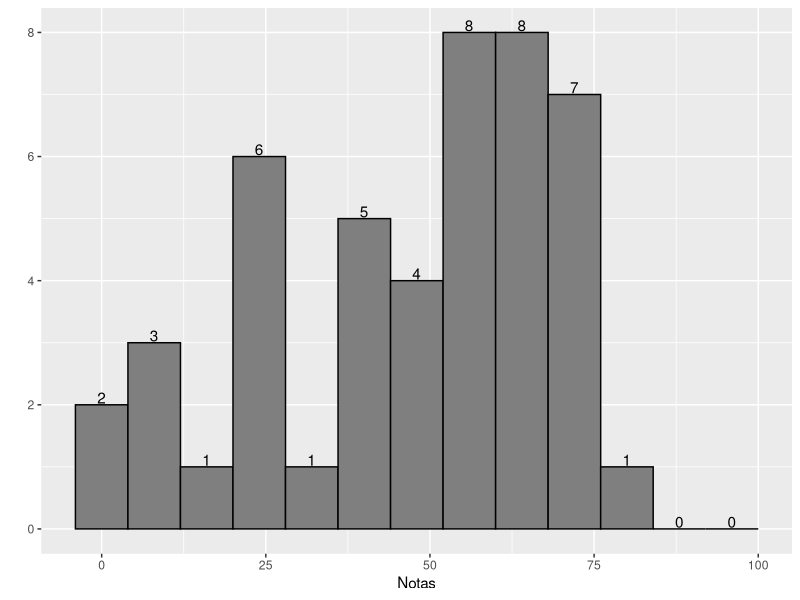
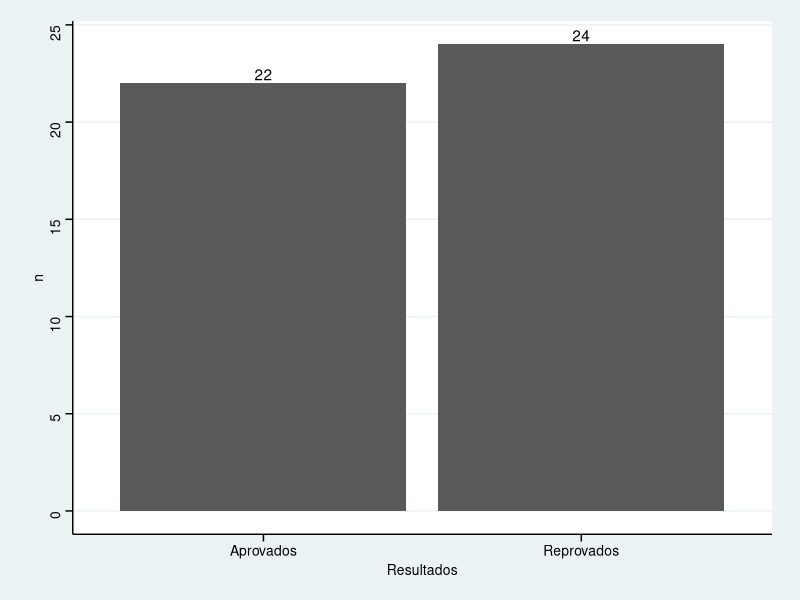
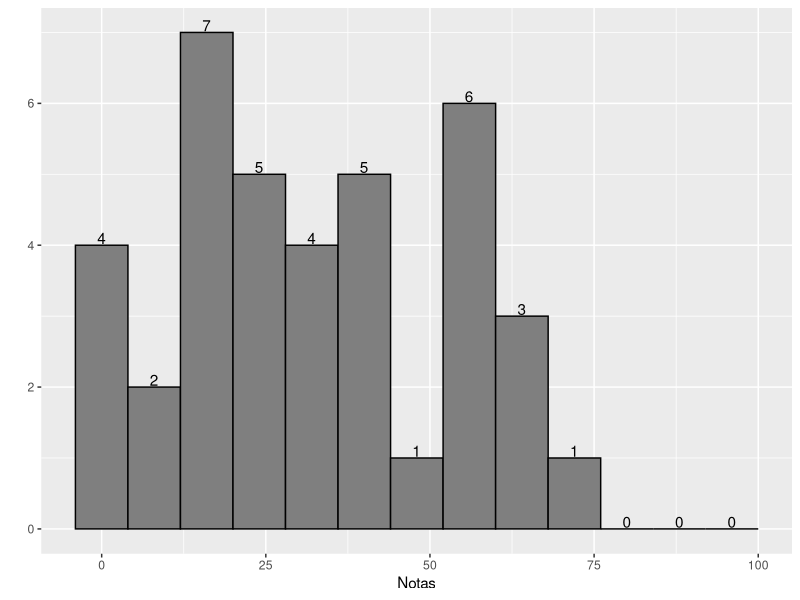
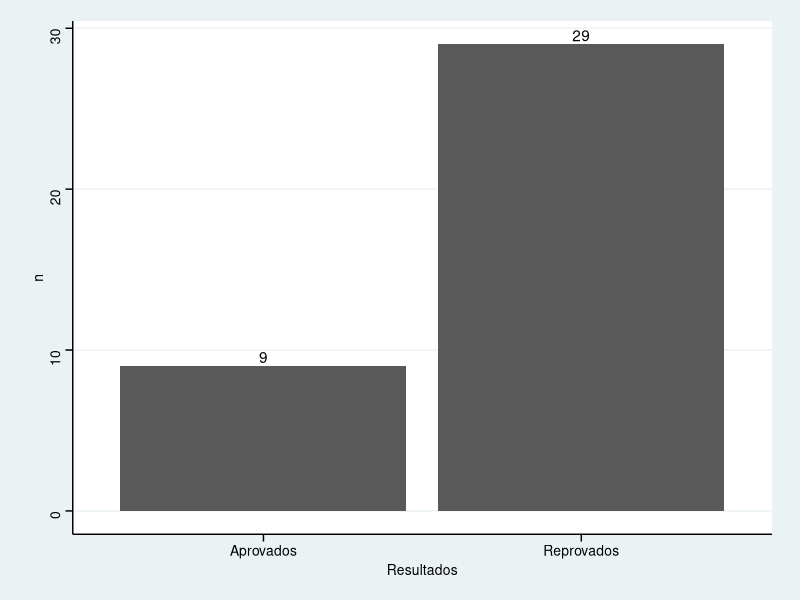
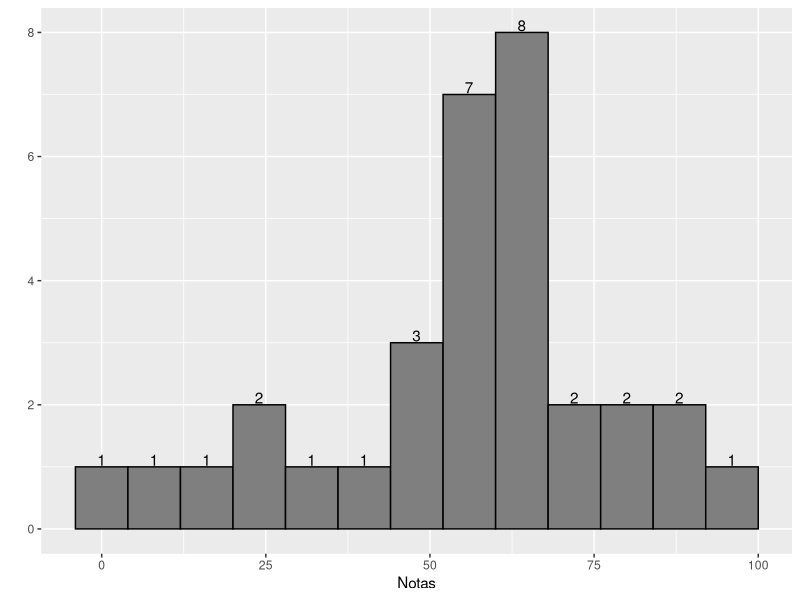
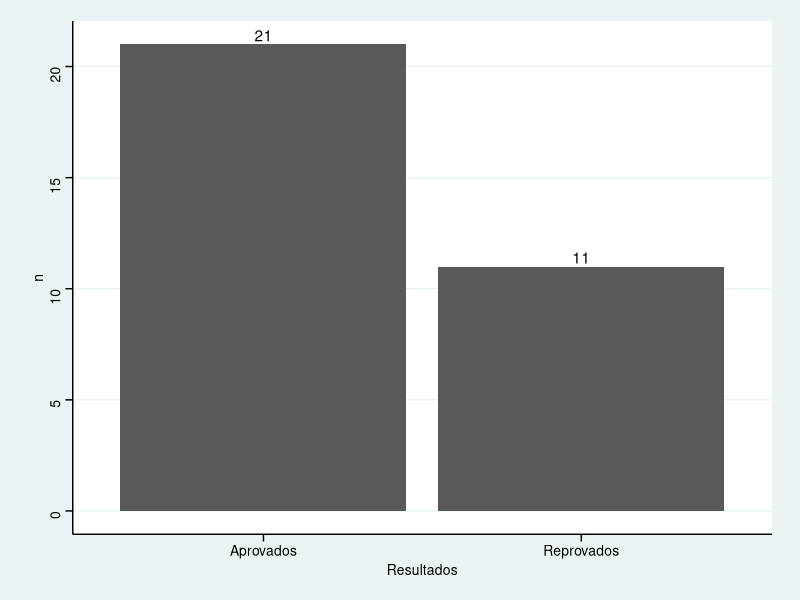

These figures' R source, in order:
## ---- chunk 1
knitr::opts_chunk$set(echo = TRUE)
## ---- chunk 2
library("readr")
library("tidyverse")
library("ggthemes")
#unzip("planilhas.zip")
t1 <- read_csv("MAF105_T1.csv")  
t1 <- t1[t1$Nota!="J",]
t1$Resultados <- if_else(t1$Nota<60|t1$Nota=="L","Reprovados","Aprovados")
## ---- chunk 3
sum(t1$Nota=="L")
## ---- chunk 4
ggplot(t1, aes(x = Total)) +
  stat_bin(bins = 10L, fill = "gray50",
           binwidth = 8, color = "black")+
  stat_bin(binwidth=8, geom="text", aes(label=..count..), vjust=-0.1)+ 
  xlim(-4,100)+  labs(y = "",x="Notas")
## ---- chunk 5
tab <- t1 %>% group_by(Resultados) %>% tally()
ggplot(tab, aes(x = Resultados, y= n)) +
  geom_bar(position = 'dodge', stat='identity') +
  geom_text(aes(label=n), position=position_dodge(width=0.9), vjust=-0.25)+
 scale_fill_hue() +
 theme_stata()
## ---- chunk 6
library("readr")
library("tidyverse")
library("ggthemes")
#unzip("planilhas.zip")
t1 <- read_csv("MAF105_T2.csv")  
t1 <- t1[t1$Nota!="J",]
t1$Resultados <- if_else(t1$Nota<60|t1$Nota=="L","Reprovados","Aprovados")
## ---- chunk 7
sum(t1$Nota=="L")
## ---- chunk 8
ggplot(t1, aes(x = Total)) +
  stat_bin(bins = 10L, fill = "gray50",
           binwidth = 8, color = "black")+
  stat_bin(binwidth=8, geom="text", aes(label=..count..), vjust=-0.1)+ 
  xlim(-4,100)+  labs(y = "",x="Notas")
## ---- chunk 9
tab <- t1 %>% group_by(Resultados) %>% tally()
ggplot(tab, aes(x = Resultados, y= n)) +
  geom_bar(position = 'dodge', stat='identity') +
  geom_text(aes(label=n), position=position_dodge(width=0.9), vjust=-0.25)+
 scale_fill_hue() +
 theme_stata()
## ---- chunk 10
library("readr")
library("tidyverse")
library("ggthemes")
#unzip("planilhas.zip")
t1 <- read_csv("MAF261.csv")  
t1 <- t1[t1$Nota!="J",]
t1$Resultados <- if_else(t1$Nota<60|t1$Nota=="L","Reprovados","Aprovados")
## ---- chunk 11
sum(t1$Nota=="L")
## ---- chunk 12
ggplot(t1, aes(x = Total)) +
  stat_bin(bins = 10L, fill = "gray50",
           binwidth = 8, color = "black")+
  stat_bin(binwidth=8, geom="text", aes(label=..count..), vjust=-0.1)+ 
  xlim(-4,100)+  labs(y = "",x="Notas")
## ---- chunk 13
tab <- t1 %>% group_by(Resultados) %>% tally()
ggplot(tab, aes(x = Resultados, y= n)) +
  geom_bar(position = 'dodge', stat='identity') +
  geom_text(aes(label=n), position=position_dodge(width=0.9), vjust=-0.25)+
 scale_fill_hue() +
 theme_stata()
